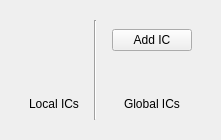
            <widget class="QWidget" name="local_ic">
             <attribute name="icon">
              <iconset resource="resources/basic/basic.qrc">
               <normaloff>:/basic/ic-panda.svg</normaloff>:/basic/ic-panda.svg</iconset>
             </attribute>
             <attribute name="title">
              <string/>
             </attribute>
             <attribute name="toolTip">
              <string>Local Integrated Circuits</string>
             </attribute>
             <layout class="QGridLayout" name="gridLayout_7">
              <item row="1" column="0">
               <widget class="QWidget" name="scrollAreaWidgetContents_IC" native="true">
                <property name="autoFillBackground">
                 <bool>true</bool>
                </property>
                <layout class="QVBoxLayout" name="verticalLayout_9">
                 <property name="leftMargin">
                  <number>9</number>
                 </property>
                 <property name="topMargin">
                  <number>9</number>
                 </property>
                 <property name="rightMargin">
                  <number>9</number>
                 </property>
                 <property name="bottomMargin">
                  <number>9</number>
                 </property>
                 <item>
                  <layout class="QHBoxLayout" name="horizontalLayout_IC" stretch="1,0,1">
                   <item>
                    <widget class="QWidget" name="local_Ics_P" native="true">
                     <layout class="QVBoxLayout" name="verticalLayout_Local_IC" stretch="0,0">
                      <item>
                       <spacer name="verticalSpacer_Local_IC">
                        <property name="orientation">
                         <enum>Qt::Vertical</enum>
                        </property>
                        <property name="sizeHint" stdset="0">
                         <size>
                          <width>20</width>
                          <height>40</height>
                         </size>
                        </property>
                       </spacer>
                      </item>
                      <item alignment="Qt::AlignHCenter|Qt::AlignTop">
                       <widget class="QLabel" name="localIcLabel">
                        <property name="frameShape">
                         <enum>QFrame::NoFrame</enum>
                        </property>
                        <property name="text">
                         <string>Local ICs</string>
                        </property>
                       </widget>
                      </item>
                     </layout>
                    </widget>
                   </item>
                   <item>
                    <widget class="Line" name="lineSeparator">
                     <property name="orientation">
                      <enum>Qt::Vertical</enum>
                     </property>
                    </widget>
                   </item>
                   <item>
                    <widget class="QWidget" name="global_Ics_P" native="true">
                     <layout class="QVBoxLayout" name="verticalLayout_Global_IC" stretch="0,0,0">
                      <item alignment="Qt::AlignHCenter|Qt::AlignTop">
                       <widget class="QPushButton" name="pushButtonAddGlobalIC">
                        <property name="maximumSize">
                         <size>
                          <width>80</width>
                          <height>16777215</height>
                         </size>
                        </property>
                        <property name="text">
                         <string>Add IC</string>
                        </property>
                        <property name="icon">
                         <iconset resource="resources/toolbar/toolbar.qrc">
                          <normaloff>:/toolbar/new.svg</normaloff>:/toolbar/new.svg</iconset>
                        </property>
                       </widget>
                      </item>
                      <item>
                       <spacer name="verticalSpacer_Global_IC">
                        <property name="orientation">
                         <enum>Qt::Vertical</enum>
                        </property>
                        <property name="sizeHint" stdset="0">
                         <size>
                          <width>20</width>
                          <height>40</height>
                         </size>
                        </property>
                       </spacer>
                      </item>
                      <item alignment="Qt::AlignHCenter|Qt::AlignTop">
                       <widget class="QLabel" name="globalIcLabel">
                        <property name="text">
                         <string>Global ICs</string>
                        </property>
                       </widget>
                      </item>
                     </layout>
                    </widget>
                   </item>
                  </layout>
                 </item>
                </layout>
               </widget>
              </item>
             </layout>
            </widget>
